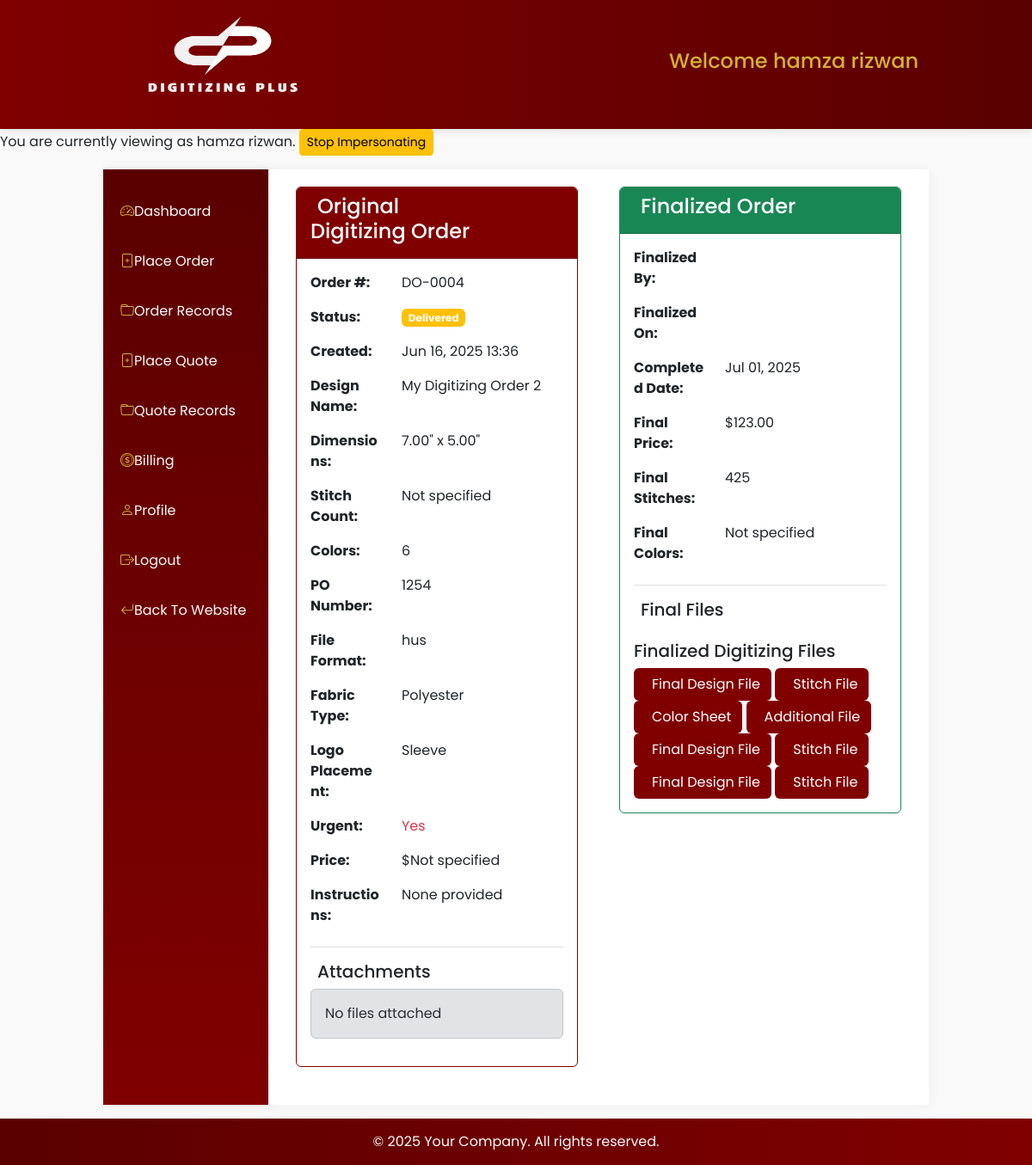
The page /user/customer/orders/Digitizing/8 (signed in) on the database its author committed.
### users/models.py (models this page shows, shortened)
class User(AbstractUser):
    COUNTRY_CHOICES = [
        ('United States', 'United States'),
        ('United Kingdom', 'United Kingdom'),
        ('Australia', 'Australia'),
        ('New Zealand', 'New Zealand'),
        ('Germany', 'Germany'),
        ('Canada', 'Canada'),
    ]
    username = None
    user_id = models.CharField(max_length=100, unique=True, blank=False, null=False)
    email = models.EmailField(unique=True)
    email2 = models.EmailField(blank=True, null=True, verbose_name="Secondary Email")
    email3 = models.EmailField(blank=True, null=True, verbose_name="Tertiary Email")
    first_name = models.CharField(max_length=100, blank=False, null=False)
    last_name = models.CharField(max_length=100, blank=False, null=False)
    phone_number = models.CharField(max_length=50, null=True, blank=True)
    address = models.CharField(max_length=500)
    city = models.CharField(max_length=50)
    state = models.CharField(max_length=50)
    zip_code = models.CharField(max_length=15)
    created_at = models.DateField(auto_now_add=True, null=True, blank=True)
    country = models.CharField(
        max_length=15,
        choices=COUNTRY_CHOICES,
        default='US',  # Default to United States
        verbose_name="Country"
    )
    USERNAME_FIELD = 'user_id'
    REQUIRED_FIELDS = []  # Removed email from required fields
    objects = UserManager()
    COUNTRY_CODE_MAP = {
        'United States': 'us',
        'United Kingdom': 'gb',
        'Australia': 'au',
        'New Zealand': 'nz',
        'Germany': 'de',
        'Canada': 'ca',
    }

### crafting/models.py (models this page shows, shortened)
class DigitizingOrder(models.Model):
    user = models.ForeignKey(
        settings.AUTH_USER_MODEL,
        on_delete=models.CASCADE,
        related_name='digitizing_orders',
    )
    order_number = models.CharField(max_length=20, unique=True, blank=True)
    name = models.CharField(max_length=255)
    height = models.DecimalField(decimal_places=2, max_digits=10)
    width = models.DecimalField(decimal_places=2, max_digits=10)
    stitches = models.IntegerField(default=0, null=True, blank=True)
    colors = models.IntegerField(null=True, blank=True)
    po_number = models.IntegerField(null=True, blank=True)
    file_format = models.CharField(max_length=10, choices=FORMAT_CHOICES, null=True, blank=True)
    fabric_type = models.CharField(max_length=50, choices=FABRIC_CHOICES, null=True, blank=True)
    logo_placement = models.CharField(max_length=50, choices=LOGO_PLACEMENT, null=True, blank=True)
    instructions = models.TextField(null=True, blank=True)
    is_urgent = models.BooleanField(default=False)
    status = models.CharField(max_length=50, choices=STATUS_CHOICES, default='Processing', blank=True)
    admin_instruction = models.TextField(null=True, blank=True)
    created_at = models.DateTimeField(auto_now_add=True)

class FinalizedDigitizingOrder(models.Model):
    original_order = models.OneToOneField(
        'DigitizingOrder',
        on_delete=models.CASCADE,
        related_name='finalized_version'
    )
    height = models.DecimalField(decimal_places=2, max_digits=10)
    width = models.DecimalField(decimal_places=2, max_digits=10)
    stitches = models.IntegerField(null=True, blank=True)
    price = models.DecimalField(decimal_places=2, max_digits=10)
    created_at = models.DateTimeField(auto_now_add=True)
    admin_notes = models.TextField(null=True, blank=True)
    completed_date = models.DateField()
    invoice = models.OneToOneField(
        'finance.Invoice',  # Use string reference
        on_delete=models.SET_NULL,
        null=True,
        blank=True,
        related_name='digitizing_finalization'
    )

class FinalizedDigitizingFiles(models.Model):
    FILE_TYPES = [
        ('DESIGN', 'Final Design File'),
        ('STITCH', 'Stitch File'),
        ('COLOR', 'Color Sheet'),
        ('ADDITIONAL', 'Additional File'),
    ]
    finalized_order = models.ForeignKey(
        FinalizedDigitizingOrder,
        on_delete=models.CASCADE,
        related_name='digitizing_files'
    )
    file = models.FileField(upload_to='finalized/digitizing/files/')
    file_type = models.CharField(max_length=20, choices=FILE_TYPES)
    uploaded_at = models.DateTimeField(auto_now_add=True)
    notes = models.CharField(max_length=255, blank=True, null=True)

### users/views.py (the view)
# urls.py: path('customer/orders/<str:type>/<int:id>', views.order_details, name='customer-order-details'),
@login_required
def order_details(request, type, id):
    effective_user = get_effective_user(request)
    if type == 'Vector':
        order = VectorOrder.objects.get(pk=id)
        template_name = 'users/customer/vector-order-details.html'
    elif type == 'Digitizing':
        order = DigitizingOrder.objects.get(pk=id)
        template_name = 'users/customer/digitizing-order-details.html'
    elif type == 'Patch':
        order = PatchOrder.objects.get(pk=id)
        template_name = 'users/customer/patch-order-details.html'
    else:
        raise Http404("Invalid order type")
    context = {
        'order': order,
        'type': type
    }
    return render(request, template_name, context)

### users/templates/users/customer/digitizing-order-details.html (shortened to what this page needs)
{% extends "users/customer/base.html" %}
{% load static %}
{% block content %}
<div class="container-fluid">
    <div class="row">
        <div class="col-md-6 pe-4">
            <div class="card border-maroon mb-4">
                <div class="card-header bg-maroon text-white">
                    <div class="row">
                        <div class="col-md-9">
                            <h4> Original Digitizing Order</h4>
                        </div>
                        <div class="col-md-3">
                        </div>
                    </div>
                </div>
                <div class="card-body">
                    <div class="row mb-3">
                        <div class="col-md-4 fw-bold">Order #:</div>
                        <div class="col-md-8">{{ order.order_number }}</div>
                    </div>
                    <div class="row mb-3">
                        <div class="col-md-4 fw-bold">Status:</div>
                        <div class="col-md-8">
                            <span class="badge bg-{% if order.status == 'Completed' %}success{% else %}warning{% endif %}">
                                {{ order.status }}
                            </span>
                        </div>
                    </div>
                    <div class="row mb-3">
                        <div class="col-md-4 fw-bold">Created:</div>
                        <div class="col-md-8">{{ order.created_at|date:"M d, Y H:i" }}</div>
                    </div>
                    <div class="row mb-3">
                        <div class="col-md-4 fw-bold">Design Name:</div>
                        <div class="col-md-8">{{ order.name }}</div>
                    </div>
                    <div class="row mb-3">
                        <div class="col-md-4 fw-bold">Dimensions:</div>
                        <div class="col-md-8">{{ order.width }}" x {{ order.height }}"</div>
                    </div>
                    <div class="row mb-3">
                        <div class="col-md-4 fw-bold">Stitch Count:</div>
                        <div class="col-md-8">{{ order.stitches|default:"Not specified" }}</div>
                    </div>
                    <div class="row mb-3">
                        <div class="col-md-4 fw-bold">Colors:</div>
                        <div class="col-md-8">{{ order.colors|default:"Not specified" }}</div>
                    </div>
                    <div class="row mb-3">
                        <div class="col-md-4 fw-bold">PO Number:</div>
                        <div class="col-md-8">{{ order.po_number|default:"Not specified" }}</div>
                    </div>
                    <div class="row mb-3">
                        <div class="col-md-4 fw-bold">File Format:</div>
                        <div class="col-md-8">{{ order.get_file_format_display|default:"Not specified" }}</div>
                    </div>
                    <div class="row mb-3">
                        <div class="col-md-4 fw-bold">Fabric Type:</div>
                        <div class="col-md-8">{{ order.get_fabric_type_display|default:"Not specified" }}</div>
                    </div>
                    <div class="row mb-3">
                        <div class="col-md-4 fw-bold">Logo Placement:</div>
                        <div class="col-md-8">{{ order.get_logo_placement_display|default:"Not specified" }}</div>
                    </div>
                    <div class="row mb-3">
                        <div class="col-md-4 fw-bold">Urgent:</div>
                        <div class="col-md-8">
                            {% if order.is_urgent %}
                                <span class="text-danger"> Yes</span>
                            {% else %}
                                No
                            {% endif %}
                        </div>
                    </div>
                    <div class="row mb-3">
                        <div class="col-md-4 fw-bold">Price:</div>
                        <div class="col-md-8">${{ order.price|default:"Not specified" }}</div>
                    </div>
                    <div class="row mb-3">
                        <div class="col-md-4 fw-bold">Instructions:</div>
                        <div class="col-md-8">{{ order.instructions|default:"None provided" }}</div>
                    </div>
                    <h5 class="mt-4 border-top pt-3">Attachments</h5>
                    <div class="list-group">
                        {% for file in order.files.all %}
                            <a href="{{ file.file.url }}" class="list-group-item list-group-item-action">
                                <i class="fas fa-file me-2"></i> {{ file.file.name|slice:"25:" }}
                            </a>
                        {% empty %}
                            <div class="alert alert-secondary">No files attached</div>
                        {% endfor %}
                    </div>
                </div>
            </div>
        </div>
        <div class="col-md-6 ps-4">
            {% if order.finalized_version %}
            <div class="card border-success">
                <div class="card-header bg-success text-white">
                    <h4> Finalized Order</h4>
                </div>
                <div class="card-body">
                    <div class="row mb-3">
                        <div class="col-md-4 fw-bold">Finalized By:</div>
                        <div class="col-md-8">{{ order.finalized_version.finalized_by.get_full_name }}</div>
                    </div>
                    <div class="row mb-3">
                        <div class="col-md-4 fw-bold">Finalized On:</div>
                        <div class="col-md-8">{{ order.finalized_version.finalized_at|date:"M d, Y H:i" }}</div>
                    </div>
                    <div class="row mb-3">
                        <div class="col-md-4 fw-bold">Completed Date:</div>
                        <div class="col-md-8">{{ order.finalized_version.completed_date|date:"M d, Y" }}</div>
                    </div>
                    <div class="row mb-3">
                        <div class="col-md-4 fw-bold">Final Price:</div>
                        <div class="col-md-8">${{ order.finalized_version.price }}</div>
                    </div>
                    <div class="row mb-3">
                        <div class="col-md-4 fw-bold">Final Stitches:</div>
                        <div class="col-md-8">{{ order.finalized_version.stitches|default:"Not specified" }}</div>
                    </div>
                    <div class="row mb-3">
                        <div class="col-md-4 fw-bold">Final Colors:</div>
                        <div class="col-md-8">{{ order.finalized_version.colors|default:"Not specified" }}</div>
                    </div>
                    <h5 class="mt-4 border-top pt-3">Final Files</h5>
                    {% if order.finalized_version.digitizing_files.all %}
                        <div class="mt-4">
                            <h5>Finalized Digitizing Files</h5>
                            {% for file in order.finalized_version.digitizing_files.all %}
                                <a href="{{ file.file.url }}" class="btn btn-maroon" target="_blank">
                                    {{ file.get_file_type_display }}
                                </a>
                            {% endfor %}
                        </div>
                    {% endif %}
                </div>
            </div>
            {% endif %}
        </div>
    </div>
</div>
{% endblock %}

### users/templates/users/customer/base.html (shortened to what this page needs)
{% load static %}
<!DOCTYPE html>
<html lang="en">
<head>
    <link href="https://cdn.jsdelivr.net/npm/bootstrap@5.3.0-alpha1/dist/css/bootstrap.min.css" rel="stylesheet">
    <link href="https://cdn.jsdelivr.net/npm/bootstrap-icons@1.11.3/font/bootstrap-icons.css" rel="stylesheet">
    <link rel="stylesheet" href="{% static "css/portals/customerbase.css" %}">
</head>
<body>
<header>
    <div class="container1">
        <div class="row">
            <div class="col-md-6 text-start">
                <div class="logo">
                    <a href="{% url 'web:index' %}"><img src="{% static 'images/logo1.png' %}" alt="Logo"></a>
                </div>
            </div>
            <div class="col-md-6 text-end">
                <h4 class="text-gold">Welcome {{request.user.first_name}} {{request.user.last_name}}</h4>
            </div>
        </div>
    </div>
</header>
{% if request.is_impersonating %}
<div class="impersonation-banner">
    You are currently viewing as {{ request.user.get_full_name }}.
    <a href="{% url 'users:stop-impersonate' %}" class="btn btn-warning btn-sm">Stop Impersonating</a>
</div>
{% endif %}
    <div class="main-content mt-3 mb-3">
        <nav class="sidebar">
            <ul class="list-group list-group-flush">
                <li class="list-group-item"><a class="nav-link" href="{% url "users:customer-dashboard" %}"><i class="bi bi-speedometer2"></i>Dashboard</a></li>
                <li class="list-group-item"><a class="nav-link" href="{% url "users:customer-orders" %}"><i class="bi bi-file-plus"></i>Place Order</a></li>
                <li class="list-group-item"><a class="nav-link" href="{% url "users:customer-orders-records" %}"><i class="bi bi-folder"></i>Order Records</a></li>
                <li class="list-group-item"><a class="nav-link" href="{% url "users:customer-quotes" %}"><i class="bi bi-file-plus"></i>Place Quote</a></li>
                <li class="list-group-item"><a class="nav-link" href="{% url "users:customer-quote-records" %}"><i class="bi bi-folder"></i>Quote Records</a></li>
                <li class="list-group-item"><a class="nav-link" href="{% url "users:invoice-list" %}"><i class="bi bi-coin"></i>Billing</a></li>
                <li class="list-group-item"><a class="nav-link" href="{% url "users:customer-profile" %}"><i class="bi bi-person"></i>Profile</a></li>
                <li class="list-group-item"><a class="nav-link" href="{% url "users:logout" %}"><i class="bi bi-box-arrow-right"></i>Logout</a></li>
                <li class="list-group-item"><a class="nav-link" href="{% url "web:index" %}"><i class="bi bi-arrow-return-left"></i>Back To Website</a></li>
            </ul>
        </nav>
        <main class="content-area">
            {% block content %}
            {% endblock content %}
        </main>
    </div>
    <footer class="footer">
        <p class="mb-0">&copy; {% now "Y" %} Your Company. All rights reserved.</p>
    </footer>
</body>
</html>

### rows shown on the page
User: user.first_name "hamza", user.last_name "rizwan", user.get_full_name "hamza rizwan"
DigitizingOrder: order_number "DO-0004", status "Delivered", created_at "Jun 16, 2025 13:36", name "My Digitizing Order 2", width "7.00", height "5.00", stitches "Not specified", colors "6", po_number "1254", file_format "hus", fabric_type "Polyester", logo_placement "Sleeve", instructions "None provided", finalized_version.completed_date "Jul 01, 2025", finalized_version.price "123.00", finalized_version.stitches "425", finalized_version.colors "Not specified"
FinalizedDigitizingFiles: file_type "Final Design File"
FinalizedDigitizingFiles: file_type "Stitch File"
FinalizedDigitizingFiles: file_type "Color Sheet"
FinalizedDigitizingFiles: file_type "Additional File"
FinalizedDigitizingFiles: file_type "Final Design File"
FinalizedDigitizingFiles: file_type "Stitch File"
FinalizedDigitizingFiles: file_type "Final Design File"
FinalizedDigitizingFiles: file_type "Stitch File"

### other values the page prints
{{ order.price|default:"Not specified" }} "Not specified"
